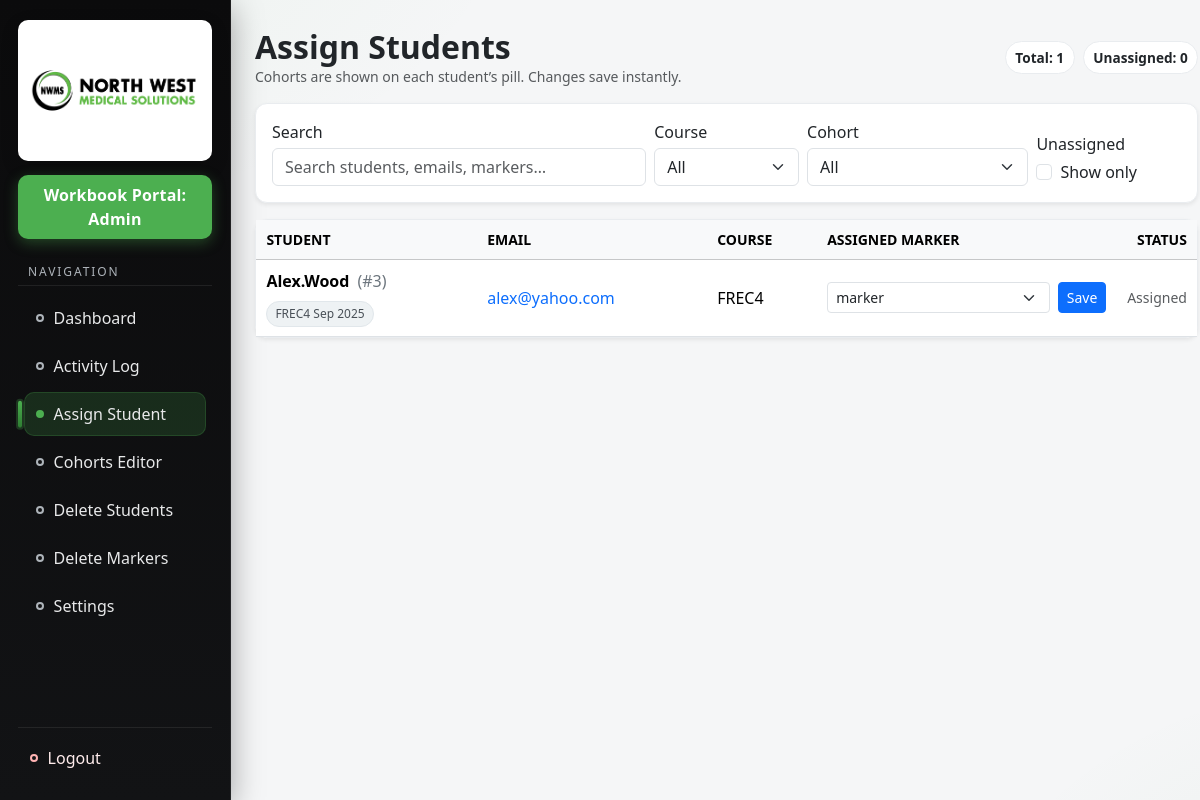
Before: /admin_assign (signed in) with the older database file.
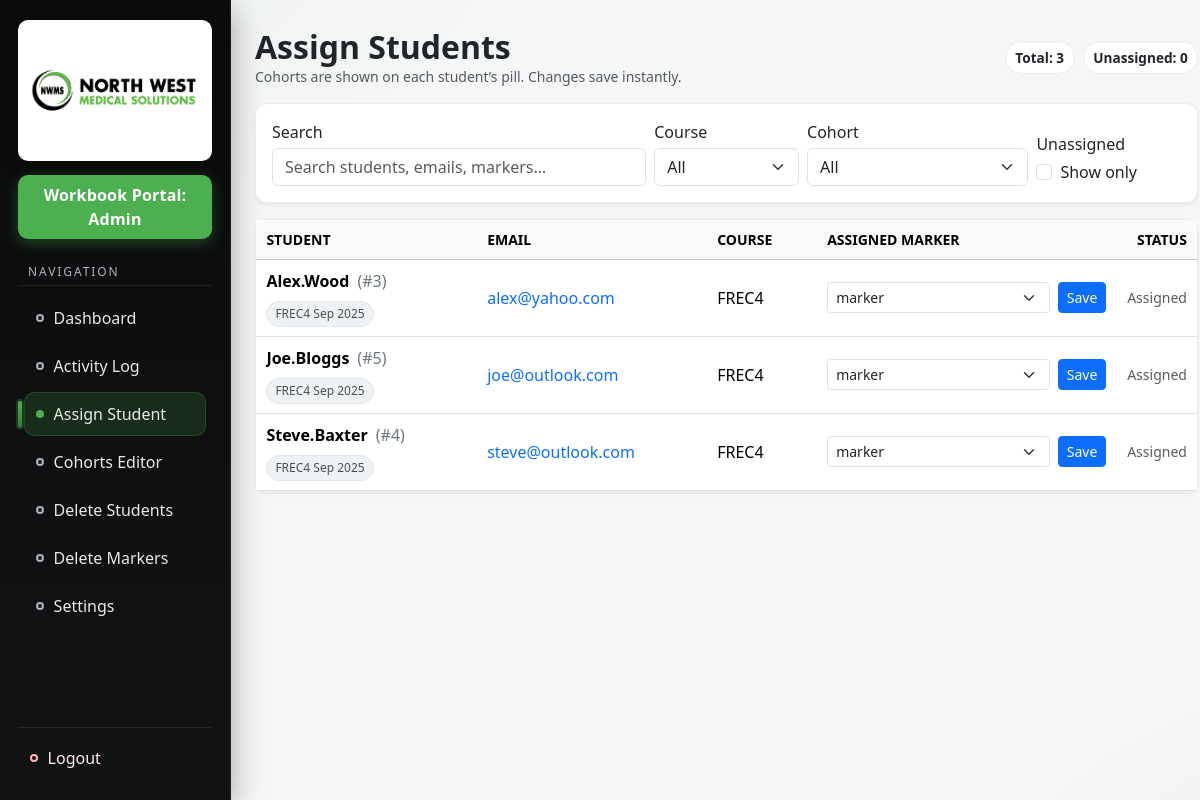
After: the same page with the newer database file.
### app.py (models this page shows)
class User(UserMixin, db.Model):
    id       = db.Column(db.Integer, primary_key=True)
    username = db.Column(db.String(150), nullable=False, unique=True)
    email    = db.Column(db.String(150), nullable=False, unique=True)
    password = db.Column(db.String(150), nullable=False)
    role     = db.Column(db.String(50),  nullable=False)  # 'student','marker','admin'
    course   = db.Column(db.String(10),  nullable=True)   # for students
    cohort_id = db.Column(db.Integer, db.ForeignKey('cohort.id'), nullable=True)
    cohort = db.relationship('Cohort', foreign_keys=[cohort_id])

class Cohort(db.Model):
    id = db.Column(db.Integer, primary_key=True)
    name = db.Column(db.String(120), nullable=True)
    course = db.Column(db.String(10), nullable=False)
    marker_id = db.Column(db.Integer, db.ForeignKey('user.id'), nullable=False)
    start_date = db.Column(db.Date, nullable=False)
    passcode = db.Column(db.String(24), nullable=False, unique=True)
    active = db.Column(db.Boolean, default=True)
    created_at = db.Column(db.DateTime, default=now_utc_naive)
    marker = db.relationship('User', foreign_keys=[marker_id])

### app.py (the view, shortened to what this page needs)
@app.route('/admin_assign', methods=['GET', 'POST'])
@login_required
def admin_assign():
    if current_user.role != 'admin':
        return redirect(url_for('login'))
    students = User.query.filter_by(role='student').order_by(User.username.asc()).all()
    markers  = User.query.filter_by(role='marker').order_by(User.username.asc()).all()
    current_marker_by_student = {a.student_id: a.marker_id for a in Assignment.query.all()}
    return render_template('admin_assign.html', students=students, markers=markers,
                           current_marker_by_student=current_marker_by_student)

### app.py (called while the page is built)
@login_manager.user_loader
def load_user(user_id):
    try:
        return db.session.get(User, int(user_id))
    except Exception:
        return None

### templates/admin_assign.html (shortened to what the changed rows need)
{% extends 'base.html' %}
{% block content %}
{% set total = students|length %}
{% set unassigned = 0 %}
{% for s in students %}
  {% if not current_marker_by_student.get(s.id) %}
    {% set unassigned = unassigned + 1 %}
  {% endif %}
{% endfor %}
{% set seen_courses = [] %}
{% set seen_cohorts = [] %}
<div class="page-head">
  <div>
    <h2 class="mb-0">Assign Students</h2>
  </div>
  <div class="d-flex gap-2 flex-wrap">
    <span class="chip">Total: {{ total }}</span>
    <span class="chip">Unassigned: {{ unassigned }}</span>
  </div>
</div>
<div class="card shadow-sm">
  <div class="table-responsive">
    <table class="table table-sm table-hover align-middle mb-0 admin-students-table" id="assignTable">
      <thead class="table-light sticky-top">
        <tr class="small text-uppercase">
          <th>Student</th>
          <th style="min-width:230px;">Email</th>
          <th style="min-width:110px;">Course</th>
          <th style="min-width:300px;">Assigned Marker</th>
          <th class="text-end" style="width:110px;">Status</th>
        </tr>
      </thead>
      <tbody>
        {% for s in students %}
          {% set current_marker_id = current_marker_by_student.get(s.id) %}
          {% set cohort_name = (s.cohort.name if s.cohort else 'No Cohort') %}
          <tr class="student-row"
              data-student="{{ (s.username or '')|lower }}"
              data-email="{{ (s.email or '')|lower }}"
              data-course="{{ (s.course or '')|lower }}"
              data-cohort="{{ cohort_name|lower }}"
              data-cohort-display="{{ cohort_name }}"
              data-assigned="{{ '1' if current_marker_id else '0' }}">
            <td title="{{ s.username }} (ID: {{ s.id }})">
              <div class="student-cell">
                <span class="student-name">{{ s.username }}</span>
                <span class="student-id">(#{{ s.id }})</span>
                <span class="cohort-pill">{{ cohort_name }}</span>
              </div>
            </td>
            <td class="text-truncate-clip" title="{{ s.email }}">
              <a href="mailto:{{ s.email }}" class="text-decoration-none">{{ s.email }}</a>
            </td>
            <td>{{ s.course or '—' }}</td>
            <td>
              <form action="{{ url_for('admin_assign') }}" method="post" class="d-flex align-items-center gap-2 m-0 p-0 assign-form">
                <select name="marker_id" class="form-select form-select-sm w-100 marker-select" aria-label="Choose marker" required>
                  {% for m in markers %}
                    <option value="{{ m.id }}" {{ 'selected' if current_marker_id == m.id }}>{{ m.username }}</option>
                  {% endfor %}
                </select>
                <button type="submit" class="btn btn-sm btn-primary save-btn">Save</button>
              </form>
            </td>
            <td class="text-end small">
              {% if current_marker_id %}
                <span class="text-muted">Assigned</span>
              {% else %}
                <span class="text-danger">Needed</span>
              {% endif %}
            </td>
          </tr>
        {% endfor %}
      </tbody>
    </table>
  </div>
</div>
{% endblock %}

Changed rows visible on the page:
added User: username "Joe.Bloggs", id "5", {{ cohort_name }} "FREC4 Sep 2025", email "joe@outlook.com", course "FREC4"
added User: username "Steve.Baxter", id "4", {{ cohort_name }} "FREC4 Sep 2025", email "steve@outlook.com", course "FREC4"
Other visible differences:
{{ total }}: "1" → "3"
